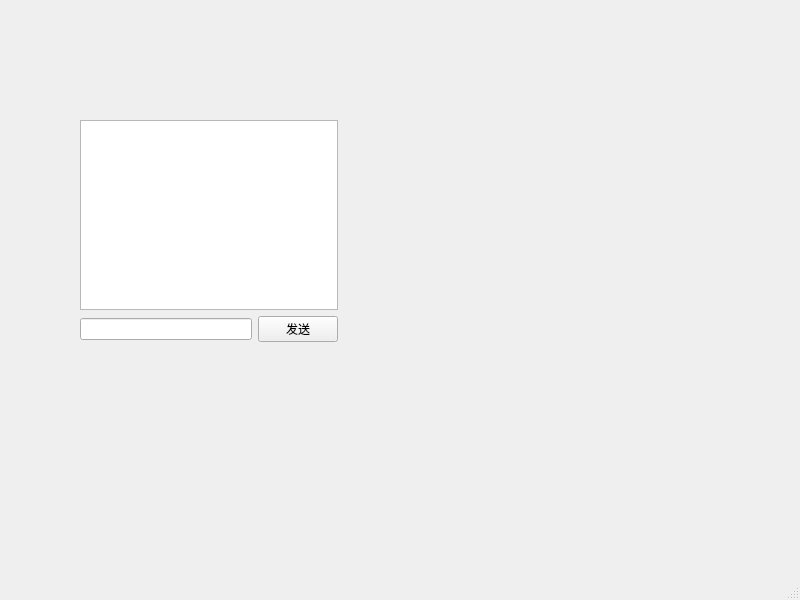
<?xml version="1.0" encoding="UTF-8"?>
<ui version="4.0">
 <class>MainWindow</class>
 <widget class="QMainWindow" name="MainWindow">
  <property name="geometry">
   <rect>
    <x>0</x>
    <y>0</y>
    <width>800</width>
    <height>600</height>
   </rect>
  </property>
  <property name="windowTitle">
   <string>MainWindow</string>
  </property>
  <widget class="QWidget" name="centralwidget">
   <widget class="QWidget" name="">
    <property name="geometry">
     <rect>
      <x>80</x>
      <y>120</y>
      <width>258</width>
      <height>222</height>
     </rect>
    </property>
    <layout class="QVBoxLayout" name="verticalLayout">
     <item>
      <widget class="QPlainTextEdit" name="plainTextEdit"/>
     </item>
     <item>
      <layout class="QHBoxLayout" name="horizontalLayout" stretch="5,1">
       <item>
        <widget class="QLineEdit" name="lineEdit"/>
       </item>
       <item>
        <widget class="QPushButton" name="pushButton">
         <property name="text">
          <string>发送</string>
         </property>
        </widget>
       </item>
      </layout>
     </item>
    </layout>
   </widget>
  </widget>
  <widget class="QMenuBar" name="menubar">
   <property name="geometry">
    <rect>
     <x>0</x>
     <y>0</y>
     <width>800</width>
     <height>17</height>
    </rect>
   </property>
  </widget>
  <widget class="QStatusBar" name="statusbar"/>
 </widget>
 <resources/>
 <connections/>
</ui>
